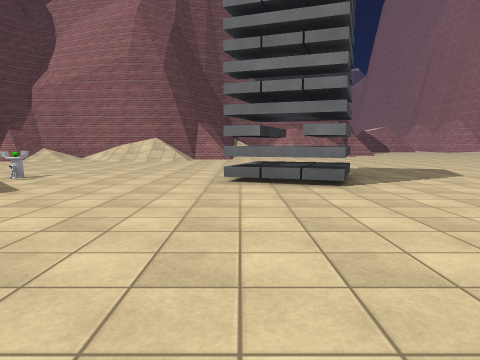
View 1 (above)

24 first-person views from a walk through a 3-D level made in the Unity game engine. The camera is 1.3 m above the floor, tilts 6° down and sees 70° across. The floor is counted in squares, 2 m on a side. Each view is taken from the middle of a square. On the plan, view 1 faces up. The plan holds only what a view shows up to about 10 squares ahead; the rest is blank. The place goes on beyond the plan. The player character is not drawn. Some surface patterns are stand-ins.

View 2
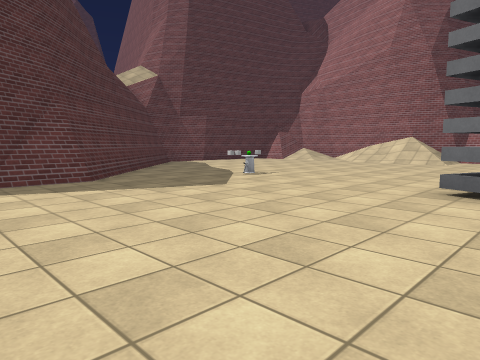

View 3
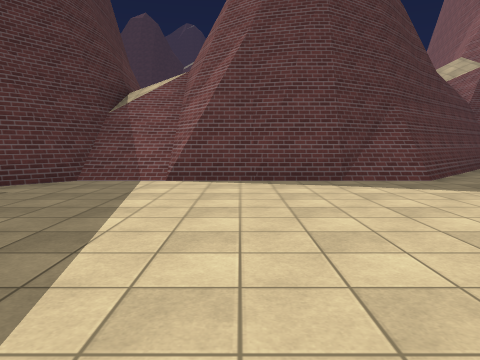

View 4
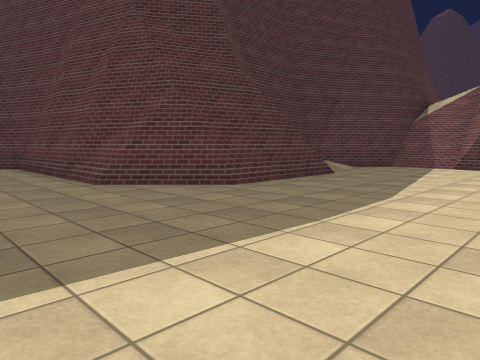

View 5
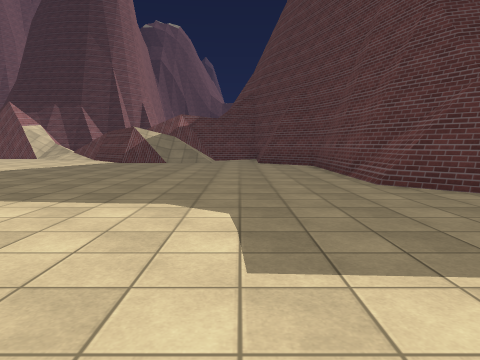

View 6
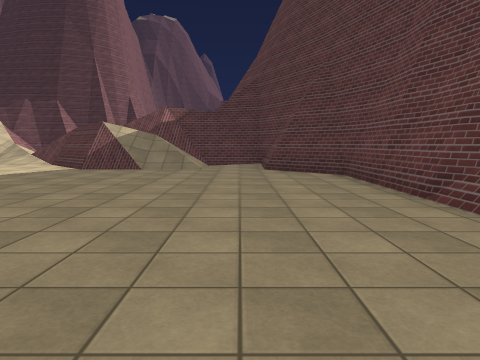

View 7
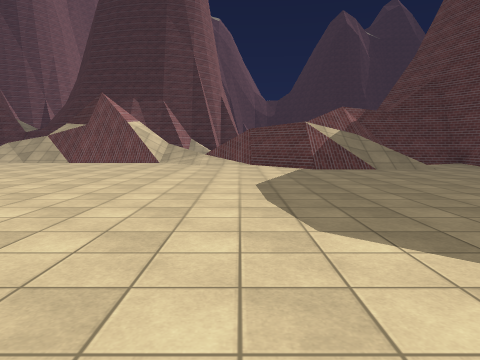

View 8
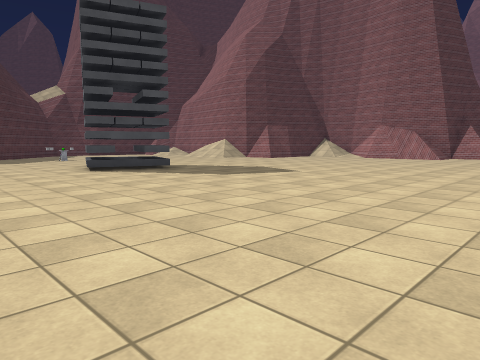

View 9
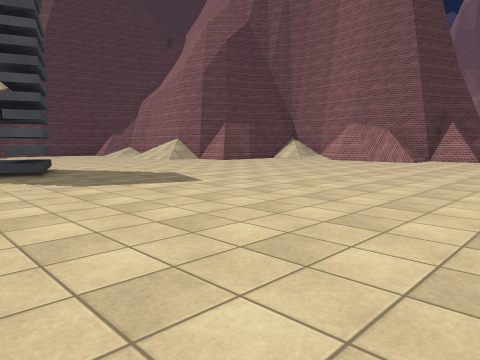

View 10
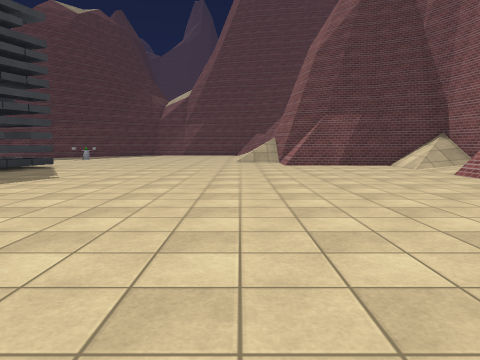

View 11
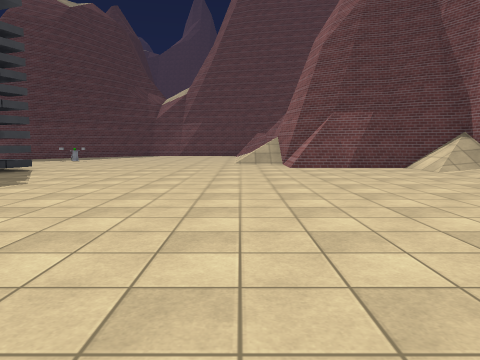

View 12
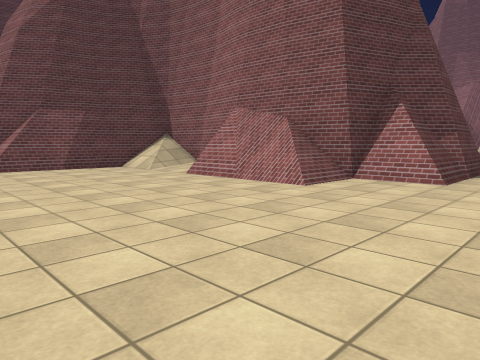

View 13
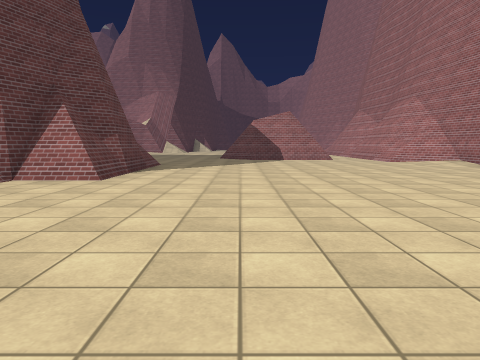

View 14
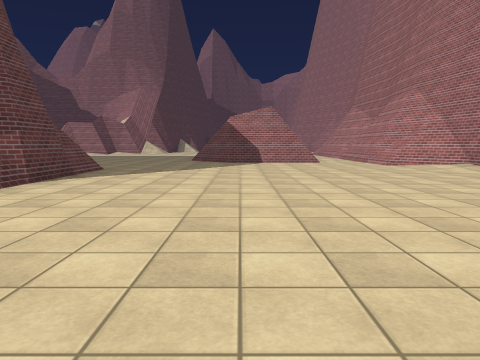

View 15
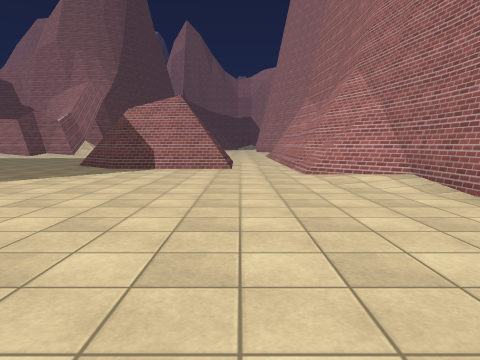

View 16
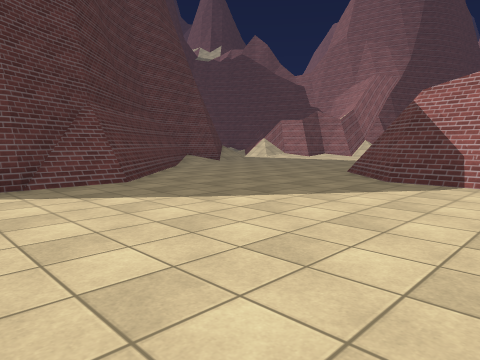

View 17
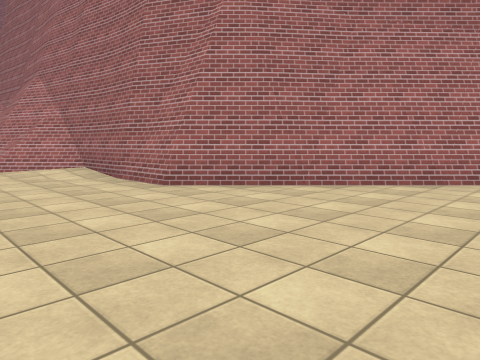

View 18
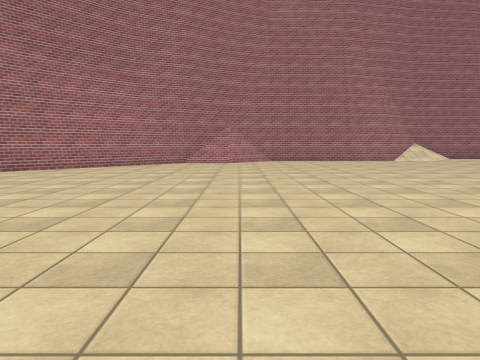

View 19
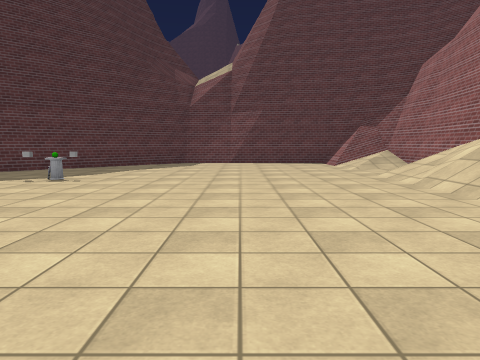

View 20
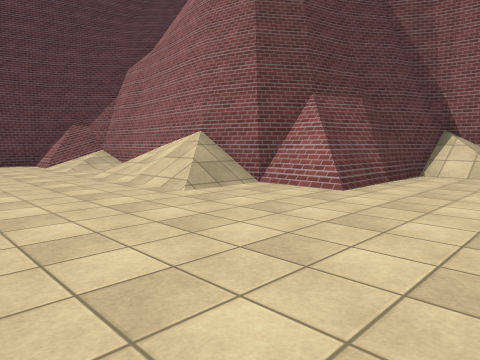

View 21
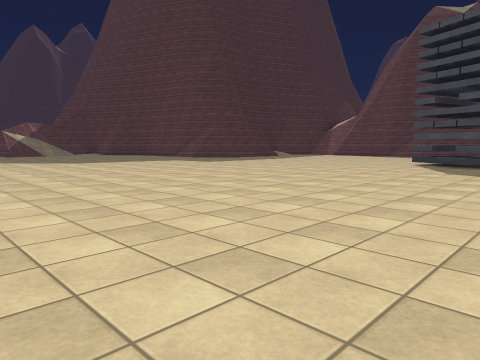

View 22
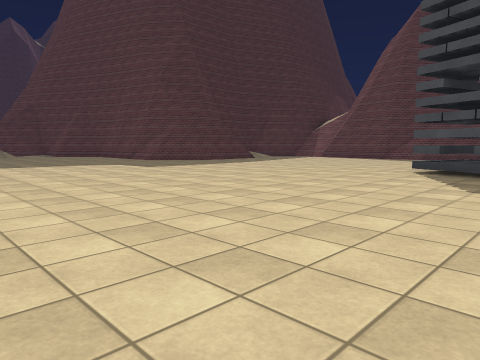

View 23
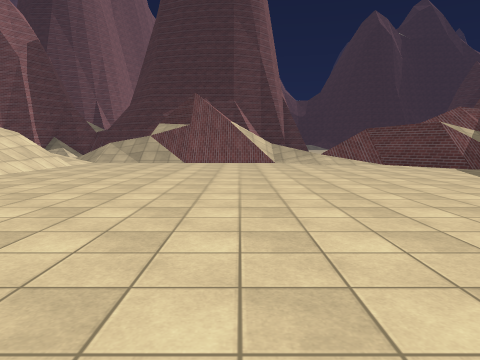

View 24
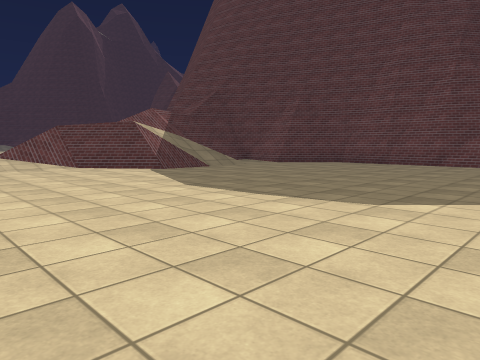

### Floor plan
Key: @ floor where view 1 was taken; # wall or solid block; . main floor; : floor 0.25 m higher than the main floor; / step, stairs or slope; = window, fence, low wall or low ledge; O other object.
Columns run from 8 left of view 1 to 20 right of it. Each row starts with its distance up from view 1.
 29                ..=#
 28               ....####:.#
 27             #......###..##
 26             ##........../#
 25              ##.........=#
 24              ##=.........#
 23               #/.........#
 22               ##.........#
 21                #.........##
 20               ##..........##
 19        #########...........##
 18        #///////.............#
 17        #.....................
 16        #.....................
 15 ########.....................
 14 ///////......................
 13 //.////......................
 12 ..................  .........
 11 ..................    .......
 10 ..................     ......
  9 ......................   ....
  8 ....O.................    ...
  7 ....O...OOO...........
  6 #.......OOO...........
  5 ##...................
  4 ###..................
  3  #//.................
  2  ##/.................
  1   ##.................
  0   ##....@...........
 -1 ####................
 -2 ////............. ..   .
 -3 ####./=###....... .......
 -4    ##  ####...............
 -5     ##    #...............
 -6           #................
 -7           #.................
 -8           #.................
 -9           #.................
-10           ##.................
-11            ##.///=...........
-12             #.///=#..........

Where each view was taken, in squares from view 1:
view 1: 0 up, 0 right, facing up
view 2: 1 up, 1 right, facing up-left
view 3: 0 up, 1 right, facing left
view 4: 1 up, 5 right, facing down-left
view 5: 1 up, 5 right, facing down
view 6: 2 down, 5 right, facing down
view 7: 2 down, 11 right, facing down
view 8: 2 up, 10 right, facing up-left
view 9: 5 up, 10 right, facing up-left
view 10: 13 up, 10 right, facing left
view 11: 13 up, 9 right, facing left
view 12: 13 up, 9 right, facing up-left
view 13: 13 up, 10 right, facing up
view 14: 15 up, 11 right, facing up
view 15: 18 up, 14 right, facing up
view 16: 21 up, 13 right, facing up-left
view 17: 16 up, 14 right, facing up-right
view 18: 14 up, 10 right, facing right
view 19: 10 up, 2 right, facing left
view 20: 10 up, 2 right, facing up-left
view 21: 9 up, 13 right, facing down-left
view 22: 8 up, 10 right, facing down-left
view 23: 2 down, 15 right, facing down
view 24: 3 down, 14 right, facing down-left
